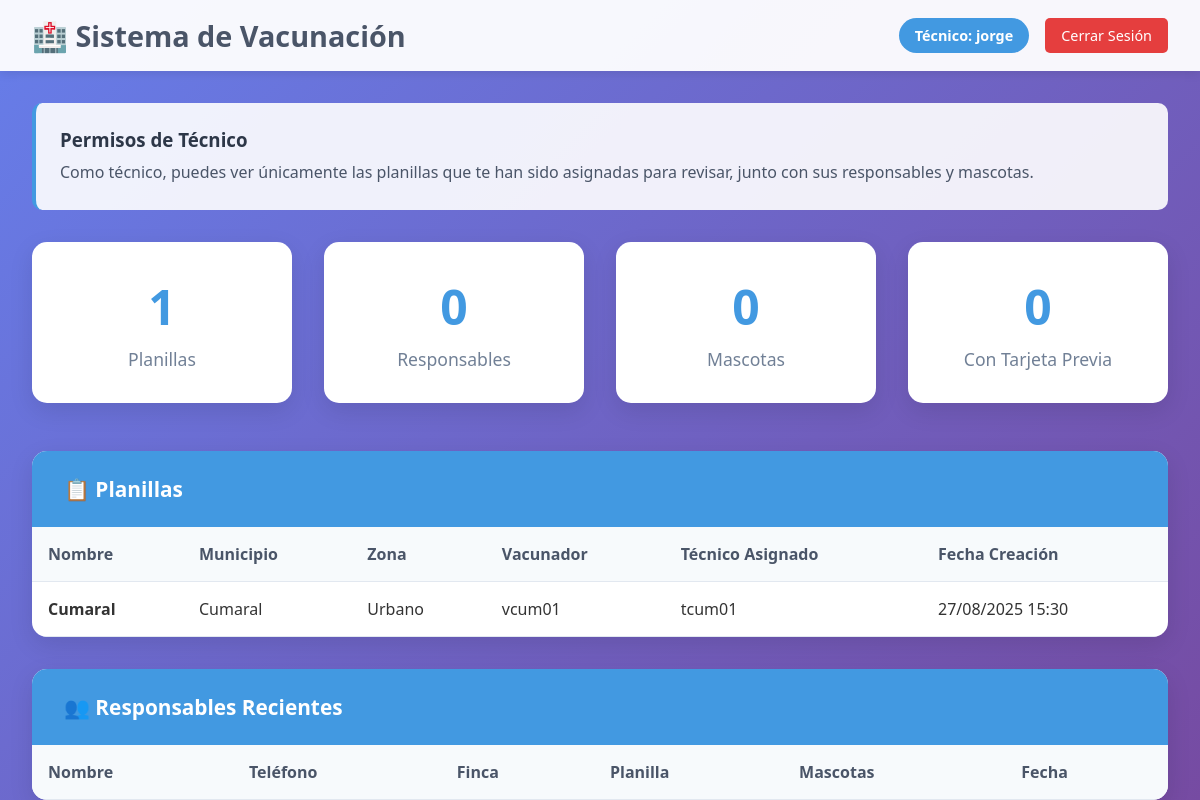
/api/dashboard/tecnico/ (signed in), run on the app's committed database.
### api/models.py (models this page shows, shortened)
class Veterinario(AbstractUser):
    TIPO_USUARIO_CHOICES = [
        ('administrador', 'Administrador'),
        ('vacunador', 'Vacunador'),
        ('tecnico', 'Técnico'),
    ]
    tipo_usuario = models.CharField(
        max_length=15,
        choices=TIPO_USUARIO_CHOICES,
        default='vacunador',
        help_text='Tipo de usuario: administrador, vacunador o técnico',
        null=True,
        blank=True
    )
    groups = models.ManyToManyField(
        Group,
        verbose_name='groups',
        blank=True,
        related_name='veterinario_groups',
        related_query_name='veterinario',
        help_text='Grupos a los que pertenece este veterinario'
    )
    user_permissions = models.ManyToManyField(
        Permission,
        verbose_name='user permissions',
        blank=True,
        related_name='veterinario_user_permissions',
        related_query_name='veterinario',
        help_text='Permisos específicos de este veterinario'
    )

class Planilla(models.Model):
    TIPO_ZONA_CHOICES = [
        ('urbano', 'Urbano'),
        ('rural', 'Rural'),
    ]
    nombre = models.CharField(max_length=100)
    assigned_to = models.ForeignKey(
        settings.AUTH_USER_MODEL,
        on_delete=models.CASCADE,
        related_name='planillas',
        help_text='Vacunador que creó la planilla'
    )
    tecnico_asignado = models.ForeignKey(
        settings.AUTH_USER_MODEL,
        on_delete=models.SET_NULL,
        related_name='planillas_asignadas',
        null=True,
        blank=True,
        help_text='Técnico asignado para revisar la planilla'
    )
    vacunadores_adicionales = models.ManyToManyField(
        settings.AUTH_USER_MODEL,
        related_name='planillas_como_vacunador_adicional',
        blank=True,
        limit_choices_to={'tipo_usuario': 'vacunador'},
        help_text='Vacunadores adicionales asignados a esta planilla'
    )
    tecnicos_adicionales = models.ManyToManyField(
        settings.AUTH_USER_MODEL,
        related_name='planillas_como_tecnico_adicional',
        blank=True,
        limit_choices_to={'tipo_usuario': 'tecnico'},
        help_text='Técnicos adicionales asignados para revisar esta planilla'
    )
    municipio = models.CharField(max_length=100, default="Sin especificar", help_text="Nombre del municipio")
    urbano_rural = models.CharField(max_length=10, choices=TIPO_ZONA_CHOICES, default="urbano", help_text="Tipo de zona: urbano o rural")
    centro_poblado_vereda_barrio = models.CharField(max_length=100, default="Sin especificar", help_text="Centro poblado, vereda o barrio")
    zona = models.CharField(max_length=100, default="Sin especificar", help_text="Zona específica")
    creada = models.DateTimeField(auto_now_add=True)
    class Meta:
        verbose_name = "Municipio"
        verbose_name_plural = "Municipios"

### api/views.py (the view)
# urls.py: path('dashboard/tecnico/', views.dashboard_tecnico, name='dashboard_tecnico'),
@login_required
def dashboard_tecnico(request):
    if request.user.tipo_usuario != 'tecnico':
        messages.error(request, 'No tienes permisos para acceder a esta sección.')
        return redirect('login')
    planillas = Planilla.objects.filter(
        Q(tecnico_asignado=request.user) |  # Técnico principal
        Q(tecnicos_adicionales=request.user)  # Técnico adicional
    ).distinct()
    responsables = Responsable.objects.filter(
        Q(planilla__tecnico_asignado=request.user) |
        Q(planilla__tecnicos_adicionales=request.user)
    ).distinct()
    mascotas = Mascota.objects.filter(
        Q(responsable__planilla__tecnico_asignado=request.user) |
        Q(responsable__planilla__tecnicos_adicionales=request.user)
    ).distinct()
    context = {
        'user_type': 'Técnico',
        'planillas': planillas,
        'total_planillas': planillas.count(),
        'total_responsables': responsables.count(),
        'total_mascotas': mascotas.count(),
        'mascotas_con_tarjeta': mascotas.filter(antecedente_vacunal=True).count(),
    }
    return render(request, 'api/dashboard_usuario.html', context)

### api/templates/api/dashboard_usuario.html (shortened to what this page needs)
<!DOCTYPE html>
<html lang="es">
<head>
</head>
<body>
    <div class="header">
        <h1>🏥 Sistema de Vacunación</h1>
        <div class="user-info">
            <span class="user-badge">{{ user_type }}: {{ user.username }}</span>
            <a href="{% url 'logout' %}" class="logout-btn">Cerrar Sesión</a>
        </div>
    </div>
    <div class="container">
        <div class="permission-info">
            <h3>Permisos de {{ user_type }}</h3>
            {% if user_type == 'Vacunador' %}
                <p>Como vacunador, puedes ver únicamente las planillas que has creado, junto con sus responsables y mascotas asociadas.</p>
            {% elif user_type == 'Técnico' %}
                <p>Como técnico, puedes ver únicamente las planillas que te han sido asignadas para revisar, junto con sus responsables y mascotas.</p>
            {% elif user_type == 'Administrador' %}
                <p>Como administrador, tienes acceso completo a todas las planillas, responsables y mascotas del sistema.</p>
            {% endif %}
        </div>
        <div class="stats-grid">
            <div class="stat-card">
                <div class="stat-number">{{ total_planillas }}</div>
                <div class="stat-label">Planillas</div>
            </div>
            <div class="stat-card">
                <div class="stat-number">{{ total_responsables }}</div>
                <div class="stat-label">Responsables</div>
            </div>
            <div class="stat-card">
                <div class="stat-number">{{ total_mascotas }}</div>
                <div class="stat-label">Mascotas</div>
            </div>
            <div class="stat-card">
                <div class="stat-number">{{ mascotas_con_tarjeta }}</div>
                <div class="stat-label">Con Tarjeta Previa</div>
            </div>
        </div>
        <div class="data-section">
            <div class="section-header">📋 Planillas</div>
            <div class="table-container">
                {% if planillas %}
                    <table>
                        <thead>
                            <tr>
                                <th>Nombre</th>
                                <th>Municipio</th>
                                <th>Zona</th>
                                <th>Vacunador</th>
                                {% if user_type == 'Administrador' or user_type == 'Técnico' %}
                                    <th>Técnico Asignado</th>
                                {% endif %}
                                <th>Fecha Creación</th>
                            </tr>
                        </thead>
                        <tbody>
                            {% for planilla in planillas %}
                                <tr>
                                    <td><strong>{{ planilla.nombre }}</strong></td>
                                    <td>{{ planilla.municipio }}</td>
                                    <td>{{ planilla.get_urbano_rural_display }}</td>
                                    <td>{{ planilla.assigned_to.username }}</td>
                                    {% if user_type == 'Administrador' or user_type == 'Técnico' %}
                                        <td>
                                            {% if planilla.tecnico_asignado %}
                                                {{ planilla.tecnico_asignado.username }}
                                            {% else %}
                                                <em>Sin asignar</em>
                                            {% endif %}
                                        </td>
                                    {% endif %}
                                    <td>{{ planilla.creada|date:"d/m/Y H:i" }}</td>
                                </tr>
                            {% endfor %}
                        </tbody>
                    </table>
                {% else %}
                    <div class="no-data">
                        📝 No hay planillas disponibles para tu perfil.
                    </div>
                {% endif %}
            </div>
        </div>
        <div class="data-section">
            <div class="section-header">👥 Responsables Recientes</div>
            <div class="table-container">
                {% if planillas %}
                    <table>
                        <thead>
                            <tr>
                                <th>Nombre</th>
                                <th>Teléfono</th>
                                <th>Finca</th>
                                <th>Planilla</th>
                                <th>Mascotas</th>
                                <th>Fecha</th>
                            </tr>
                        </thead>
                    </table>
                {% else %}
                    <div class="no-data">
                        👥 No hay responsables disponibles para tu perfil.
                    </div>
                {% endif %}
            </div>
        </div>
    </div>
</body>
</html>

### api/templates/api/dashboard_usuario.html (style rules this page uses)
* { margin: 0; padding: 0; box-sizing: border-box; }
body { font-family: 'Segoe UI', Tahoma, Geneva, Verdana, sans-serif; background: linear-gradient(135deg, #667eea 0%, #764ba2 100%); min-height: 100vh; color: #333; }
.header { background: rgba(255, 255, 255, 0.95); padding: 1rem 2rem; box-shadow: 0 2px 10px rgba(0, 0, 0, 0.1); display: flex; justify-content: space-between; align-items: center; }
.header h1 { color: #4a5568; font-size: 1.8rem; }
.user-info { display: flex; align-items: center; gap: 1rem; }
.user-badge { background: #4299e1; color: white; padding: 0.5rem 1rem; border-radius: 20px; font-size: 0.9rem; font-weight: 600; }
.logout-btn { background: #e53e3e; color: white; padding: 0.5rem 1rem; border: none; border-radius: 5px; cursor: pointer; text-decoration: none; font-size: 0.9rem; transition: background 0.3s; }
.container { max-width: 1200px; margin: 2rem auto; padding: 0 2rem; }
.stats-grid { display: grid; grid-template-columns: repeat(auto-fit, minmax(250px, 1fr)); gap: 2rem; margin-bottom: 3rem; }
.stat-card { background: white; padding: 2rem; border-radius: 15px; box-shadow: 0 8px 25px rgba(0, 0, 0, 0.1); text-align: center; transition: transform 0.3s, box-shadow 0.3s; }
.stat-number { font-size: 3rem; font-weight: bold; color: #4299e1; margin-bottom: 0.5rem; }
.stat-label { font-size: 1.1rem; color: #718096; font-weight: 500; }
.data-section { background: white; border-radius: 15px; box-shadow: 0 8px 25px rgba(0, 0, 0, 0.1); overflow: hidden; margin-bottom: 2rem; }
.section-header { background: #4299e1; color: white; padding: 1.5rem 2rem; font-size: 1.3rem; font-weight: 600; }
.table-container { overflow-x: auto; }
table { width: 100%; border-collapse: collapse; }
th, td { padding: 1rem; text-align: left; border-bottom: 1px solid #e2e8f0; }
th { background: #f7fafc; font-weight: 600; color: #4a5568; }
.permission-info { background: rgba(255, 255, 255, 0.9); padding: 1.5rem; border-radius: 10px; margin-bottom: 2rem; border-left: 4px solid #4299e1; }
.permission-info h3 { color: #2d3748; margin-bottom: 0.5rem; }
.permission-info p { color: #4a5568; line-height: 1.6; }

### data on the page
Veterinario: username "jorge"
Planilla: nombre "Cumaral", municipio "Cumaral", urbano_rural "Urbano", assigned_to.username "vcum01", tecnico_asignado.username "tcum01", creada "27/08/2025 15:30"

### other printed values
{{ user_type }} "Técnico"
{{ total_planillas }} "1"
{{ total_responsables }} "0"
{{ total_mascotas }} "0"
{{ mascotas_con_tarjeta }} "0"
